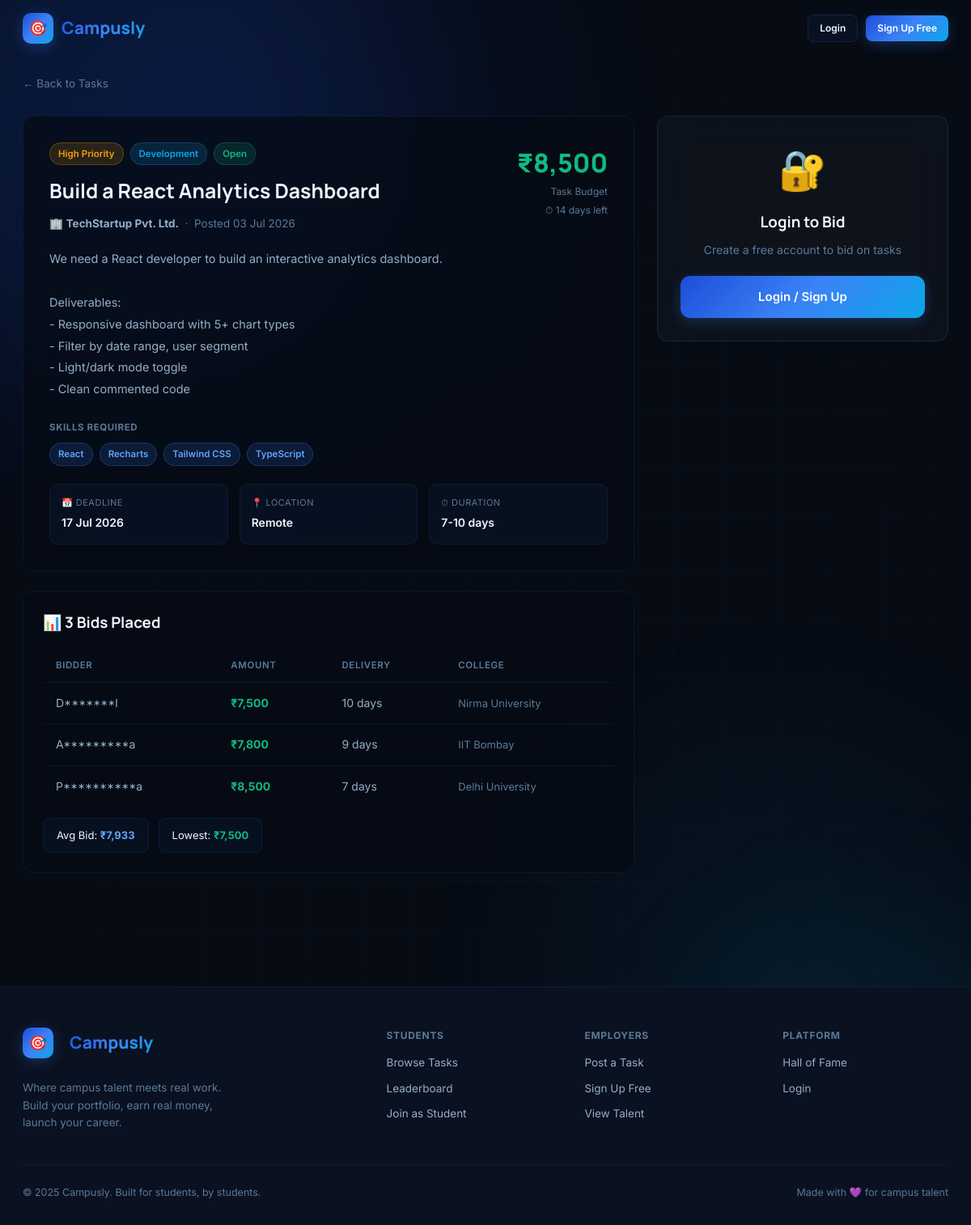
Screenshot of /task_view.php?id=1 with the database file from the repository.
### tables this page shows
CREATE TABLE tasks (
  id           INT AUTO_INCREMENT PRIMARY KEY,
  employer_id  INT           NOT NULL,
  title        VARCHAR(255)  NOT NULL,
  description  TEXT,
  category     VARCHAR(100),
  price        DECIMAL(10,2) DEFAULT 0.00,
  location     VARCHAR(100)  DEFAULT 'Remote',
  skills       VARCHAR(800),
  deadline     DATE,
  duration     VARCHAR(80),
  urgency      ENUM('urgent','high','medium','low') DEFAULT 'medium',
  status       ENUM('open','assigned','completed','cancelled') DEFAULT 'open',
  created_at   TIMESTAMP     DEFAULT CURRENT_TIMESTAMP,
  INDEX idx_status   (status),
  INDEX idx_category (category),
  INDEX idx_employer (employer_id)
);

CREATE TABLE users (
  id                      INT AUTO_INCREMENT PRIMARY KEY,
  name                    VARCHAR(100)  NOT NULL,
  email                   VARCHAR(150)  NOT NULL UNIQUE,
  password                VARCHAR(255)  NOT NULL,
  role                    ENUM('candidate','employer','admin') DEFAULT 'candidate',
  university              VARCHAR(250),
  company_name            VARCHAR(150),
  bio                     TEXT,
  location                VARCHAR(100),
  skills                  VARCHAR(800),
  github                  VARCHAR(300),
  linkedin                VARCHAR(300),
  portfolio               VARCHAR(300),
  avatar                  VARCHAR(300)  DEFAULT NULL,
  is_banned               TINYINT(1)    DEFAULT 0,
  created_at              TIMESTAMP     DEFAULT CURRENT_TIMESTAMP
);

CREATE TABLE applications (
  id                INT AUTO_INCREMENT PRIMARY KEY,
  task_id           INT           NOT NULL,
  candidate_id      INT           NOT NULL,
  bid_amount        DECIMAL(10,2) NOT NULL COMMENT 'Min 100, max 150% of task price',
  delivery_days     INT           NOT NULL DEFAULT 7 COMMENT 'Between 1 and 90',
  proposal_text     TEXT          COMMENT 'Min 50 chars, max 2000 chars',
  status            ENUM('pending','selected','rejected','completed') DEFAULT 'pending',
  submission_link   VARCHAR(500),
  submission_note   TEXT,
  applied_at        TIMESTAMP     DEFAULT CURRENT_TIMESTAMP,
  updated_at        TIMESTAMP     DEFAULT CURRENT_TIMESTAMP ON UPDATE CURRENT_TIMESTAMP,
  UNIQUE KEY uq_bid (task_id, candidate_id),
  INDEX idx_candidate (candidate_id),
  INDEX idx_status    (status),
  INDEX idx_task      (task_id)
);

### task_view.php (the view, shortened to what this page needs)
<?php
include 'db.php';
$id = intval($_GET['id'] ?? 0);
$task = mysqli_fetch_assoc(mysqli_query($conn,
  "SELECT t.*, u.name as employer_name, u.company_name, u.id as eid
   FROM tasks t JOIN users u ON t.employer_id=u.id WHERE t.id=$id"));
$skills = $task['skills'] ? array_map('trim', explode(',', $task['skills'])) : [];
$bids_res = mysqli_query($conn,
  "SELECT a.bid_amount, a.delivery_days, a.applied_at,
    u.university,
    CONCAT(LEFT(u.name,1), REPEAT('*', GREATEST(CHAR_LENGTH(u.name)-2,2)), RIGHT(u.name,1)) AS anon_name
   FROM applications a JOIN users u ON a.candidate_id=u.id
   WHERE a.task_id=$id AND a.status != 'rejected'
   ORDER BY a.bid_amount ASC");
$bids_arr = [];
while($b = $bids_res->fetch_assoc()) $bids_arr[] = $b;
include 'includes/head.php';
include 'includes/navbar.php';
?>
<div class="wrap" style="padding-top:90px;padding-bottom:60px">
  <div class="ctr">
    <a href="browse_tasks.php" style="display:inline-block;color:var(--t3);font-size:13.5px;margin-bottom:28px">← Back to Tasks</a>
    <div style="display:grid;grid-template-columns:1fr 360px;gap:28px;align-items:start">
      <div>
        <div class="glass-dark" style="padding:32px;border-radius:var(--r);margin-bottom:24px">
          <div style="display:flex;align-items:flex-start;justify-content:space-between;gap:16px;margin-bottom:20px">
            <div style="flex:1">
              <div style="display:flex;flex-wrap:wrap;gap:8px;margin-bottom:12px">
                <?php
                  $urg = $task['urgency'] ?? 'medium';
                  $urg_cls = ['urgent'=>'tag-r','high'=>'tag-a','medium'=>'tag-v','low'=>'tag-g'][$urg] ?? 'tag-v';
                ?>
                <span class="tag <?= $urg_cls ?>"><?= ucfirst($urg) ?> Priority</span>
                <span class="tag tag-c"><?= htmlspecialchars($task['category']) ?></span>
                <span class="tag <?= $task['status']==='open'?'tag-g':'tag-r' ?>"><?= ucfirst($task['status']) ?></span>
              </div>
              <h1 style="font-family:var(--fh);font-size:1.55rem;font-weight:700;margin-bottom:10px"><?= htmlspecialchars($task['title']) ?></h1>
              <div style="display:flex;align-items:center;gap:14px;flex-wrap:wrap">
                <span style="color:var(--t3);font-size:13.5px">
                  🏢 <strong style="color:var(--t2)"><?= htmlspecialchars($task['company_name']?:$task['employer_name']) ?></strong>
                  &nbsp;·&nbsp; Posted <?= date('d M Y',strtotime($task['created_at'])) ?>
                </span>
              </div>
            </div>
            <div style="text-align:right;flex-shrink:0">
              <div style="font-family:var(--fh);font-size:2rem;font-weight:800;color:var(--emerald)">₹<?= number_format($task['price']) ?></div>
              <div style="font-size:12px;color:var(--t3)">Task Budget</div>
              <?php
                $deadline = $task['deadline'];
                if($deadline){
                  $days_left = ceil((strtotime($deadline) - time()) / 86400);
                  $dl_color  = $days_left <= 3 ? 'var(--rose)' : ($days_left <= 7 ? 'var(--amber)' : 'var(--t3)');
                  echo "<div style='font-size:12px;color:$dl_color;margin-top:4px'>⏱ $days_left days left</div>";
                }
              ?>
            </div>
          </div>
          <div style="color:var(--t2);line-height:1.85;font-size:14.5px;margin-bottom:24px;white-space:pre-line"><?= htmlspecialchars($task['description']) ?></div>
          <?php if($skills): ?>
          <div style="margin-bottom:22px">
            <div style="font-size:11.5px;font-weight:700;color:var(--t3);text-transform:uppercase;letter-spacing:.6px;margin-bottom:10px">Skills Required</div>
            <div style="display:flex;flex-wrap:wrap;gap:8px">
              <?php foreach($skills as $sk): if(trim($sk)): ?><span class="tag tag-v"><?= htmlspecialchars($sk) ?></span><?php endif; endforeach; ?>
            </div>
          </div>
          <?php endif; ?>
          <div style="display:grid;grid-template-columns:repeat(3,1fr);gap:14px">
            <?php foreach([
              ['📅','Deadline', $deadline ? date('d M Y',strtotime($deadline)) : 'Flexible'],
              ['📍','Location', $task['location'] ?: 'Remote'],
              ['⏱','Duration', $task['duration'] ?: 'Flexible'],
            ] as [$icon,$label,$val]): ?>
            <div style="background:var(--surface);border:1px solid var(--border);border-radius:10px;padding:14px">
              <div style="font-size:11px;color:var(--t3);text-transform:uppercase;letter-spacing:.5px;margin-bottom:5px"><?= $icon ?> <?= $label ?></div>
              <div style="font-weight:600;font-size:14px;color:var(--t1)"><?= htmlspecialchars($val) ?></div>
            </div>
            <?php endforeach; ?>
          </div>
        </div>
        <?php if(count($bids_arr) > 0): ?>
        <div class="glass-dark" style="padding:24px;border-radius:var(--r)">
          <h3 style="font-family:var(--fh);font-weight:700;margin-bottom:16px">📊 <?= count($bids_arr) ?> Bids Placed</h3>
          <div style="overflow-x:auto">
            <table class="tbl">
              <thead><tr><th>Bidder</th><th>Amount</th><th>Delivery</th><th>College</th></tr></thead>
              <tbody>
                <?php foreach($bids_arr as $b): ?>
                <tr>
                  <td><?= htmlspecialchars($b['anon_name']) ?></td>
                  <td style="color:var(--emerald);font-weight:700">₹<?= number_format($b['bid_amount']) ?></td>
                  <td><?= $b['delivery_days'] ?> days</td>
                  <td style="color:var(--t3);font-size:13px"><?= htmlspecialchars($b['university'] ?? '—') ?></td>
                </tr>
                <?php endforeach; ?>
              </tbody>
            </table>
          </div>
          <?php
            $amounts = array_column($bids_arr,'bid_amount');
            $avg = array_sum($amounts)/max(1,count($amounts));
            $low = min($amounts);
          ?>
          <div style="display:flex;gap:12px;margin-top:14px;flex-wrap:wrap">
            <div style="background:var(--surface);border:1px solid var(--border);border-radius:8px;padding:10px 16px;font-size:13px">
              Avg Bid: <strong style="color:var(--violet2)">₹<?= number_format($avg) ?></strong>
            </div>
            <div style="background:var(--surface);border:1px solid var(--border);border-radius:8px;padding:10px 16px;font-size:13px">
              Lowest: <strong style="color:var(--emerald)">₹<?= number_format($low) ?></strong>
            </div>
          </div>
        </div>
        <?php endif; ?>
      </div>
      <div style="position:sticky;top:100px">
        <?php if(!$logged_in): ?>
          <div class="glass" style="padding:28px;text-align:center;border-radius:var(--r)">
            <div style="font-size:3rem;margin-bottom:12px">🔐</div>
            <h3 style="font-family:var(--fh);margin-bottom:8px">Login to Bid</h3>
            <p style="color:var(--t3);font-size:14px;margin-bottom:20px">Create a free account to bid on tasks</p>
            <a href="login.php?next=task_view.php?id=<?= $id ?>" class="btn btn-brand btn-full btn-lg">Login / Sign Up</a>
          </div>
        <?php endif; ?>
      </div>
    </div>
  </div>
</div>
<?php include 'includes/footer.php'; ?>

### style.css (style rules this page uses)
:root { --ink:#060b14; --ink2:#0a1120; --ink3:#0e1929; --ink4:#132035; --surface:rgba(59,130,246,0.05); --surface2:rgba(59,130,246,0.1); --border:rgba(59,130,246,0.1); --border2:rgba(59,130,246,0.18); --blue:#3b82f6; --blue2:#60a5fa; --blue-dark:#1d4ed8; --blue-glow:rgba(59,130,246,0.28); --indigo:#6366f1; --indigo2:#818cf8; --indigo-glow:rgba(99,102,241,0.25); --sky:#0ea5e9; --sky-glow:rgba(14,165,233,0.2); --violet:#3b82f6; --violet2:#60a5fa; --violet-glow:rgba(59,130,246,0.28); --rose:#f43f7a; --rose-glow:rgba(244,63,122,0.2); --amber:#f59e0b; --amber-glow:rgba(245,158,11,0.2); --cyan:#0ea5e9; --cyan-glow:rgba(14,165,233,0.18); --emerald:#10b981; --emerald-glow:rgba(16,185,129,0.2); --grad-brand:linear-gradient(135deg,#1d4ed8 0%,#3b82f6 50%,#0ea5e9 100%); --grad-cool:linear-gradient(135deg,#1d4ed8,#0ea5e9); --grad-warm:linear-gradient(135deg,#3b82f6,#6366f1); --t1:#f0f6ff; --t2:#94aec8; --t3:#5a7a99; --t4:#2e4a66; --r:14px; --rs:8px; --rl:20px; --tr:all 0.22s cubic-bezier(.4,0,.2,1); --fh:'Manrope',sans-serif; --fb:'Inter',sans-serif; }
* { box-sizing:border-box;margin:0;padding:0 }
html { scroll-behavior:smooth }
body { font-family:var(--fb);background:var(--ink);color:var(--t1);min-height:100vh;overflow-x:hidden;line-height:1.6 }
a { text-decoration:none;color:inherit }
.wrap { position:relative;z-index:1 }
.ctr { max-width:1240px;margin:0 auto;padding:0 28px }
.glass { background:rgba(255,255,255,0.03);backdrop-filter:blur(20px);border:1px solid var(--border2);border-radius:var(--r) }
.glass-dark { background:rgba(6,11,20,0.75);backdrop-filter:blur(24px);border:1px solid var(--border) }
.btn { display:inline-flex;align-items:center;justify-content:center;gap:8px;padding:10px 20px;border-radius:var(--rs);font-family:var(--fb);font-size:13.5px;font-weight:600;cursor:pointer;transition:var(--tr);border:none;white-space:nowrap }
.btn-brand { background:var(--grad-brand);color:#fff;box-shadow:0 4px 16px var(--blue-glow) }
.btn-lg { padding:14px 30px;font-size:15px;border-radius:12px }
.btn-full { width:100% }
.tag { display:inline-flex;align-items:center;gap:4px;padding:4px 10px;border-radius:20px;font-size:11.5px;font-weight:600 }
.tag-v { background:rgba(59,130,246,0.15);color:var(--blue2);border:1px solid rgba(59,130,246,0.25) }
.tag-a { background:rgba(245,158,11,0.15);color:var(--amber);border:1px solid rgba(245,158,11,0.25) }
.tag-g { background:rgba(16,185,129,0.15);color:var(--emerald);border:1px solid rgba(16,185,129,0.25) }
.tag-c { background:rgba(14,165,233,0.15);color:var(--sky);border:1px solid rgba(14,165,233,0.25) }
.tbl { width:100%;border-collapse:collapse;font-size:14px }
.tbl th { padding:12px 16px;text-align:left;font-size:11.5px;font-weight:600;color:var(--t3);text-transform:uppercase;letter-spacing:.6px;border-bottom:1px solid var(--border) }
.tbl td { padding:14px 16px;border-bottom:1px solid var(--border);color:var(--t2) }
.tbl tr:last-child td { border-bottom:none }

### rows the page displays
tasks: urgency "High", category "Development", status "Open", title "Build a React Analytics Dashboard", users.company_name "TechStartup Pvt. Ltd.", created_at "03 Jul 2026", price "8,500", deadline "14", description "We need a React developer to build an interactive analytics dashboard. Deliverables: - Responsive dashboard with 5+ chart types - Filter by date range, user segment - Light/dark mode toggle - Clean commented code", skills "React", skills "Recharts", skills "Tailwind CSS", skills "TypeScript"
applications: anon_name "D*******l", bid_amount "7,500", delivery_days "10", users.university "Nirma University"
applications: anon_name "A*********a", bid_amount "7,800", delivery_days "9", users.university "IIT Bombay"
applications: anon_name "P**********a", bid_amount "8,500", delivery_days "7", users.university "Delhi University"

### other values shown
$icon "📅"
$label "DEADLINE"
$val "17 Jul 2026"
$icon "📍"
$label "LOCATION"
$val "Remote"
$icon "⏱"
$label "DURATION"
$val "7-10 days"
count($bids_arr) "3"
$avg "7,933"
$low "7,500"
